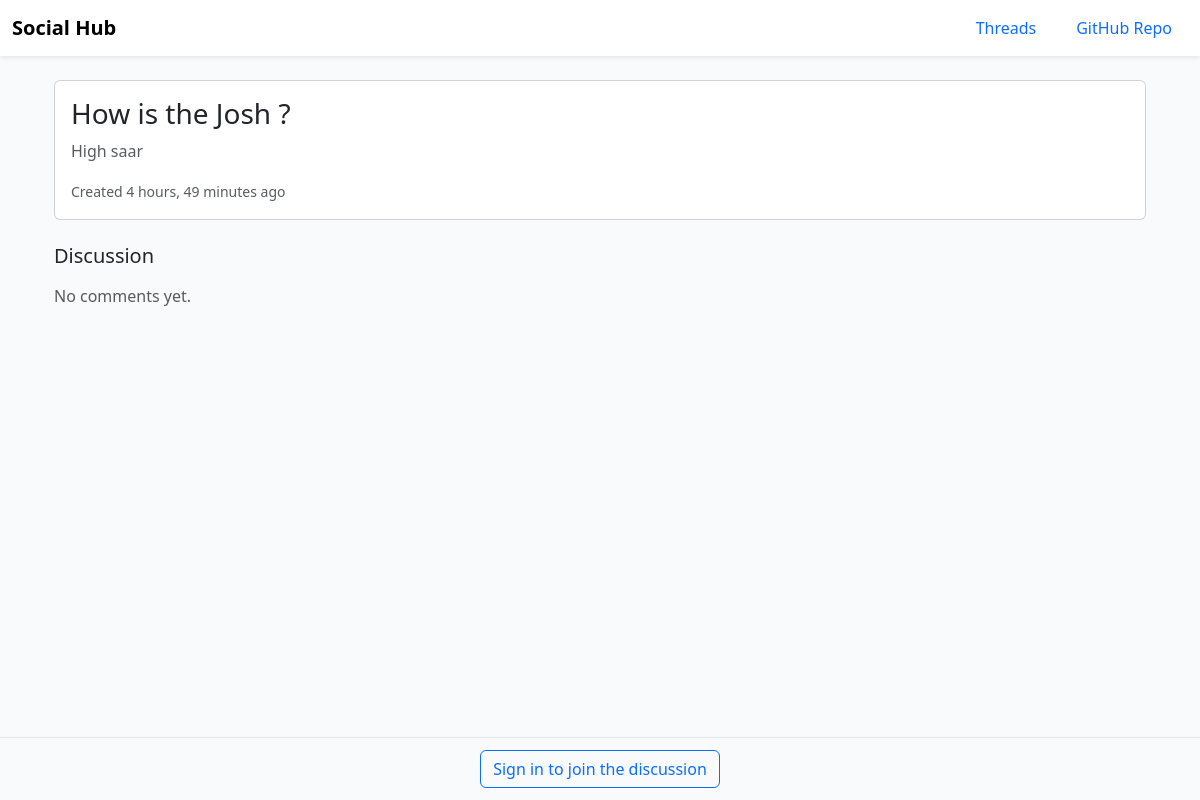
The app's page /topic_detail/4 with its own data.
### Home/models.py (models this page shows, shortened)
class Topic(models.Model):
    title = models.CharField(max_length=200)
    body = models.TextField(blank=True)
    created_at = models.DateTimeField(auto_now_add=True)

### Home/views.py (the view)
# urls.py: path('topic_detail/<int:id>', views.topic, name='topic_detail'),
def topic(request, id):
    topic = get_object_or_404(Topic, id=id)
    comments = Comment.objects.filter(topic=topic).order_by("-created_at")
    return render(request, "Home/details.html", {
        "topic": topic,
        "comments": comments
    })

### Home/templates/Home/details.html (shortened to what this page needs)
{% extends "Home/base.html" %}
{% block content %}
<div class="container pb-5">
  <div class="card mb-4">
    <div class="card-body">
      <h3 class="card-title">{{ topic.title }}</h3>
      {% if topic.body %}
        <p class="text-muted">{{ topic.body }}</p>
      {% endif %}
      <small class="text-muted">
        Created {{ topic.created_at|timesince }} ago
      </small>
    </div>
  </div>
  <h5 class="mb-3">Discussion</h5>
  {% if comments %}
    {% for comment in comments %}
      <div class="card mb-3">
        <div class="card-body">
          <div class="mb-2">
            {% if comment.top_label == "clean" %}
              <span class="badge text-bg-success">clean</span>
            {% else %}
              <span class="badge text-bg-warning">{{ comment.top_label }}</span>
              {% if comment.is_flagged %}
                <span class="badge text-bg-danger">flagged</span>
              {% endif %}
            {% endif %}
            {% if comment.has_profanity %}
                <span class="badge text-bg-dark">profanity</span>
            {% endif %}
          </div>
          <p class="mb-1">{{ comment.text }}</p>
          <small class="text-muted">
            {{ comment.user.username }} · {{ comment.created_at|timesince }} ago
          </small>
        </div>
      </div>
    {% endfor %}
  {% else %}
    <p class="text-muted">No comments yet.</p>
  {% endif %}
</div>
{% if user.is_authenticated %}
<form method="post" action="{% url 'post_comment' topic.id %}" class="comment-bar">
  {% csrf_token %}
  <div class="container">
    <div class="comment-composer shadow-sm">
      <div class="comment-input-wrap">
        <textarea
          id="commentText"
          name="text"
          class="comment-textarea"
          rows="1"
          maxlength="1000"
          placeholder="Write a comment…"
          aria-label="Write a comment"
          required></textarea>
        <button id="sendBtn" class="btn btn-primary comment-send" type="submit" disabled>
          <span class="me-1">Send</span>
          <span aria-hidden="true">➤</span>
        </button>
      </div>
      <div class="comment-meta">
        <small class="text-muted">
          Be respectful • Your comment will be moderation-labeled
        </small>
        <small class="text-muted">
          <span id="charCount">0</span>/1000
        </small>
      </div>
    </div>
  </div>
</form>
{% else %}
<div class="comment-bar text-center">
  <a href="{% url 'login' %}" class="btn btn-outline-primary">
    Sign in to join the discussion
  </a>
</div>
{% endif %}
{% endblock %}

### Home/templates/Home/base.html (style rules this page uses)
body { min-height: 100vh; background-color: #f8fafc; }

### Home/templates/Home/details.html (style rules this page uses)
.comment-bar { position: fixed; bottom: 0; left: 0; width: 100%; background: rgba(248, 250, 252, 0.92); backdrop-filter: blur(8px); border-top: 1px solid #e5e7eb; padding: 12px 0; z-index: 1030; }

### records on screen
Topic: title "How is the Josh ?", body "High saar", created_at "4 hours, 49 minutes"
